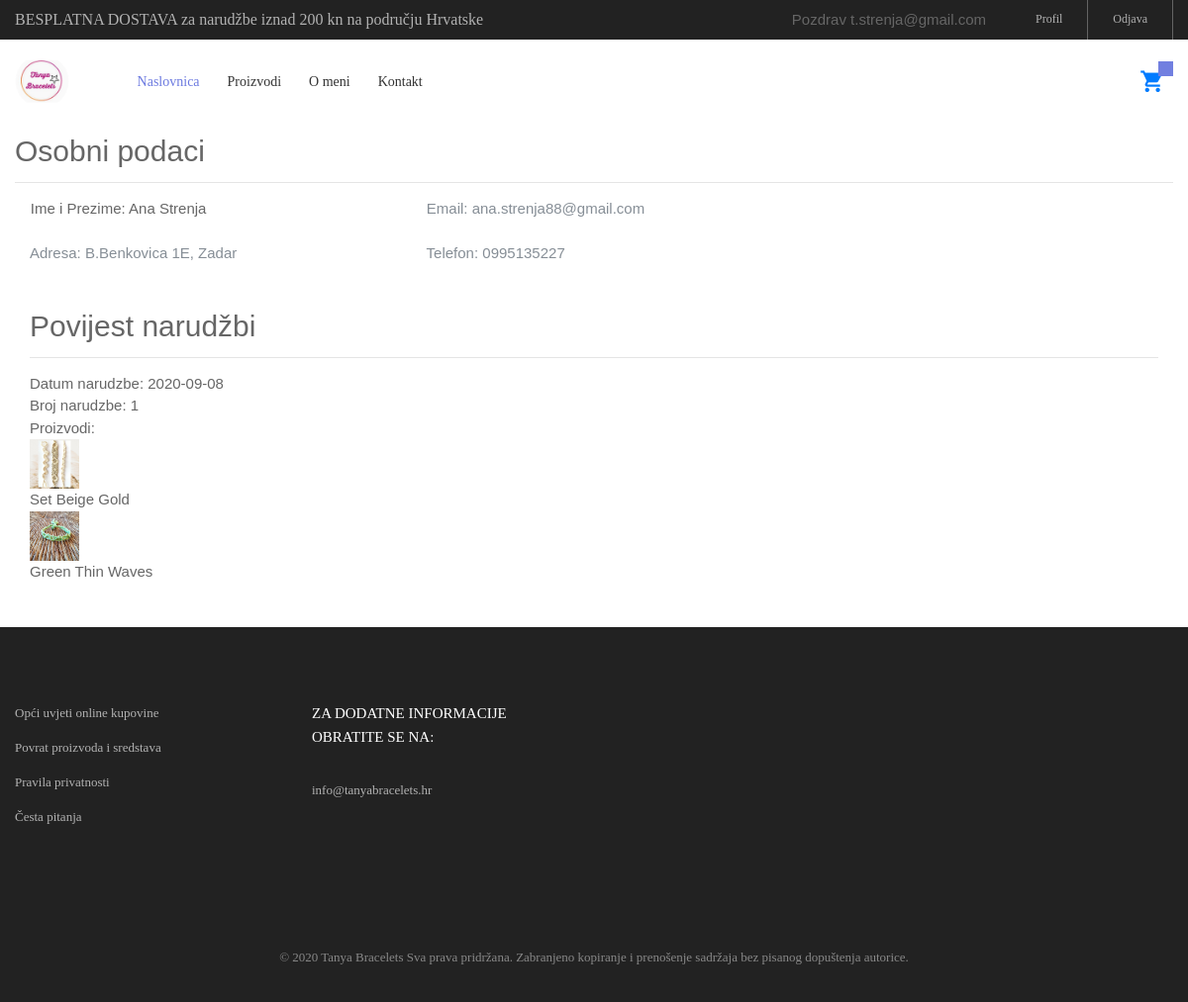
Page /profile/ana.strenja88@gmail.com (signed in) on the committed database.
### main.py (models this page shows, shortened)
class Customer (UserMixin, db.Model):
   __tablename__= "customer"
   id = db.Column(db.Integer, primary_key=True)
   name = db.Column(db.String(100), nullable=False)
   surname = db.Column(db.String(100), nullable=False)
   email = db.Column(db.String, nullable=False)
   password = db.Column(db.Integer, nullable=False)
   telephone = db.Column(db.String, nullable=False)
   address = db.Column(db.String(200))
   shopping_cart = db.relationship('Shopping_cart', backref='customer', uselist=False)

class Order(db.Model):
   __tablename__= "order"
   id = db.Column(db.Integer, primary_key=True)
   create_date = db.Column(db.Date)
   update_date = db.Column(db.Date)
   payment_method = db.Column(db.String, nullable=False)
   total = db.Column(db.Numeric(3,2), nullable=False)
   order_number = db.Column(db.Integer, nullable=False)
   customer_id = db.Column(db.Integer, db.ForeignKey('customer.id'), nullable=False)
   products = db.relationship('Product', secondary=order_product, backref=db.backref('orders', lazy='dynamic'))

class Product(db.Model):
   __tablename__= "product"
   id = db.Column(db.Integer, primary_key=True)
   name = db.Column(db.String, unique=True, nullable=False)
   web_name = db.Column(db.String, unique=True)
   category_id = db.Column(db.Integer, db.ForeignKey('category.id'), nullable=True)
   price = db.Column(db.Numeric(3,2), nullable=False)
   image = db.Column(db.String, nullable=False)
   images = db.relationship('ProductImage', backref='product')
   shopping_cart = db.relationship('Shopping_cart', backref='product',)

### main.py (the view)
@app.route('/profile/<email>')
@login_required
def profile(email):
   customer = Customer.query.filter_by(email=email).first()
   result = Order.query.filter(Order.customer_id==customer.id).first()
   return render_template('profile.html', customer=customer, result=result)

### main.py (called while the page is built)
@login.user_loader
def load_user(id):
    return Customer.query.get(int(id))

### templates/profile.html
{% extends "base.html" %}
{% block body %}
<div class= " " style="margin-top: 8%;">
    <div class="container thumbs">
        <div class="content-section">
            <h2>Osobni podaci</h2>
            <hr/>
        <div class="row">
            <div class="col-sm-4">
                <p><i class="fa fa-user"></i> Ime i Prezime: {{customer.name}} {{customer.surname}}</p>
                <br>
                <p class="text-secondary"><i class="fa fa-address-card"></i> Adresa: {{customer.address}}</p>
            </div>
            <div class="col-sm-4">
                <p class="text-secondary"><i class="fa fa-envelope"></i>  Email: {{customer.email}}</p>
                <br>
                <p class="text-secondary"><i class="fa fa-phone"></i> Telefon: {{customer.telephone}}</p>
            </div>
        </div>
        <br> <br>
        <div class="container thumbs">
            <div class="content-section">
                <h2>Povijest narudžbi</h2>
                <hr/>
            <div class="row">
            <div class="col-sm-12">
                <p>Datum narudzbe: {{result.create_date}}</p>
                <p>Broj narudzbe: {{result.order_number}}</p>
                <p>Proizvodi:</p>
                {% for i in result.products %}
                <img src="/{{i.image}}" style="width: 50px; height: 50px;">
                <p>{{i.web_name}}</p>
                {% endfor %}
            </div>
        </div>
            </div>
        </div>
        <br>
        <br>
        </div>
    </div>
</div>
{% endblock %}

### templates/base.html (shortened to what this page needs)
<!DOCTYPE html>
<html lang="en">
<html>
  <head>
    {% block head %}
    <link rel="stylesheet" type="text/css" href="/static/vendor/bootstrap/css/bootstrap.min.css">
    <link rel="stylesheet" type="text/css" href="/static/fonts/font-awesome-4.7.0/css/font-awesome.min.css">
    <link rel="stylesheet" type="text/css" href="/static/fonts/iconic/css/material-design-iconic-font.min.css">
    <link rel="stylesheet" type="text/css" href="/static/fonts/linearicons-v1.0.0/icon-font.min.css">
    <link rel="stylesheet" type="text/css" href="/static/vendor/animate/animate.css">
    <link rel="stylesheet" type="text/css" href="/static/vendor/css-hamburgers/hamburgers.min.css">
    <link rel="stylesheet" type="text/css" href="/static/vendor/animsition/css/animsition.min.css">
    <link rel="stylesheet" type="text/css" href="/static/vendor/select2/select2.min.css">
    <link rel="stylesheet" type="text/css" href="/static/vendor/daterangepicker/daterangepicker.css">
    <link rel="stylesheet" type="text/css" href="/static/vendor/slick/slick.css">
    <link rel="stylesheet" type="text/css" href="/static/vendor/MagnificPopup/magnific-popup.css">
    <link rel="stylesheet" type="text/css" href="/static/vendor/perfect-scrollbar/perfect-scrollbar.css">
    <link rel="stylesheet" type="text/css" href="/static/css/util.css">
    <link rel="stylesheet" type="text/css" href="/static/css/main.css">
    {% endblock %}
  </head>
<body>
    <body class="animsition">
      <header>
        <div class="container-menu-desktop">
          <div class="top-bar">
            <div class="content-topbar flex-sb-m h-full container">
              <div class="left-top-bar" style="font-size: medium;">
                BESPLATNA DOSTAVA za narudžbe iznad 200 kn na području Hrvatske
              </div>
              {% if current_user.email %}
              <div class="right-top-bar flex-w h-full">
                <div class="flex-c-m trans-04 p-lr-25">
                 Pozdrav {{ current_user.email}}
                </div>
                <a href="{{ url_for('profile', email=current_user.email) }} " class="flex-c-m trans-04 p-lr-25">
                  Profil
                </a>
                <a href="/logout" class="flex-c-m trans-04 p-lr-25">
                  Odjava
                </a>
              </div>
                {% endif %}
            </div>
          </div>
          <div class="wrap-menu-desktop">
            <nav class="limiter-menu-desktop container">
              <a href="#" class="logo">
                <img src="/static/images/icons/logoIcon.png" alt="IMG-LOGO">
              </a>
              <div class="menu-desktop">
                <ul class="main-menu">
                  <li class="active-menu">
                    <a href="/">Naslovnica</a>
                  </li>
                  <li>
                    <a href="/product">Proizvodi</a>
                  </li>
                  <li>
                    <a href="/about">O meni</a>
                  </li>
                  <li>
                    <a href="/contact">Kontakt</a>
                  </li>
                </ul>
              </div>
              <div class="wrap-icon-header flex-w flex-r-m">
    {% set count= session["cartQuantity"] %}
                <div class="icon-header-item cl2 hov-cl1 trans-04 p-l-22 p-r-11 icon-header-noti js-show-cart" data-notify="{{count}}">
                <a href="/shopping_cart" ><i class="zmdi zmdi-shopping-cart"></i></a>
                </div>
              </div>
            </nav>
          </div>
        </div>
      </header>
        {% block body %}
        {% endblock %}
    {% block footer  %}
    <footer class="bg3 p-t-75 p-b-32">
      <div class="container">
        <div class="row">
          <div class="col-sm-6 col-lg-3 p-b-50">
            <ul>
              <li class="p-b-10">
                <a href="#" class="stext-107 cl7 hov-cl1 trans-04">
                  Opći uvjeti online kupovine
                </a>
              </li>
              <li class="p-b-10">
                <a href="#" class="stext-107 cl7 hov-cl1 trans-04">
                  Povrat proizvoda i sredstava
                </a>
              </li>
              <li class="p-b-10">
                <a href="#" class="stext-107 cl7 hov-cl1 trans-04">
                  Pravila privatnosti
                </a>
              </li>
              <li class="p-b-10">
                <a href="#" class="stext-107 cl7 hov-cl1 trans-04">
                  Česta pitanja
                </a>
              </li>
            </ul>
          </div>
          <div class="col-sm-6 col-lg-3 p-b-50">
            <h4 class="stext-301 cl0 p-b-30">
              Za dodatne informacije obratite se na:
            </h4>
            <p class="stext-107 cl7 size-201">
              info@tanyabracelets.hr
            </p>
            <div class="p-t-27">
              <a href="https://www.facebook.com/TanyaBracelets1" class="fs-18 cl7 hov-cl1 trans-04 m-r-16">
                <i class="fa fa-facebook"></i>
              </a>
              <a href="https://www.instagram.com/_tanya_bracelets_/?hl=hr" class="fs-18 cl7 hov-cl1 trans-04 m-r-16">
                <i class="fa fa-instagram"></i>
              </a>
            </div>
          </div>
        </div>
        <div class="p-t-40">
          <p class="stext-107 cl6 txt-center">
            © 2020 Tanya Bracelets
            Sva prava pridržana. Zabranjeno kopiranje i prenošenje sadržaja bez pisanog dopuštenja autorice.
          </p>
        </div>
      </div>
    </footer>
   {% endblock %}
</body>
</html>

### static/css/main.css (style rules this page uses)
.container { max-width: 1380px; }
@media (max-width: 1600px) { .container { max-width: 1200px; } }
.container-menu-desktop { height: auto; width: 100%; position: relative; -webkit-transition: all 0.3s; -o-transition: all 0.3s; -moz-transition: all 0.3s; transition: all 0.3s; }
.top-bar { height: 40px; background-color: #222; }
.left-top-bar { font-family: Poppins-Regular; font-size: 12px; line-height: 1.8; color: #b2b2b2; }
.right-top-bar a { font-family: Poppins-Regular; font-size: 12px; line-height: 1.8; height: 100%; color: #b2b2b2; border-right: 1px solid rgba(255,255,255,0.3); }
.wrap-menu-desktop { position: fixed; z-index: 1100; background-color: transparent; width: 100%; height: 84px; top: 40px; left: 0px; -webkit-transition: height 0.3s, background-color 0.3s; -o-transition: height 0.3s, background-color 0.3s; -moz-transition: height 0.3s, background-color 0.3s; transition: height 0.3s, background-color 0.3s; }
.limiter-menu-desktop { height: 100%; display: -webkit-box; display: -webkit-flex; display: -moz-box; display: -ms-flexbox; display: flex; align-items: center; background-color: transparent; }
.logo { display: -webkit-box; display: -webkit-flex; display: -moz-box; display: -ms-flexbox; display: flex; align-items: center; height: 65%; margin-right: 55px; }
.logo img { max-width: 100%; max-height: 100%; }
.menu-desktop { display: -webkit-box; display: -webkit-flex; display: -moz-box; display: -ms-flexbox; display: flex; align-items: center; height: 100%; }
.main-menu { list-style-type: none; margin: 0; display: -webkit-box; display: -webkit-flex; display: -moz-box; display: -ms-flexbox; display: flex; align-items: center; }
.main-menu > li { display: block; position: relative; padding: 20px 10px 20px 0px; margin: 0px 4px 0px 14px; }
.main-menu > li > a { font-family: Poppins-Medium; font-size: 14px; color: #333; padding: 5px 0px; transition: all 0.4s; -webkit-transition: all 0.4s; -o-transition: all 0.4s; -moz-transition: all 0.4s; }
.wrap-icon-header { flex-grow: 1; }
.icon-header-item { position: relative; font-size: 26px; line-height: 1; cursor: pointer; }
.icon-header-noti::after { content: attr(data-notify); font-family: Poppins-Regular; font-size: 12px; color: #fff; line-height: 15px; text-align: center; display: block; position: absolute; top: -7px; right: 0; min-width: 15px; height: 15px; padding: 0 3px; background-color: #717fe0; }
.main-menu > li.active-menu > a { color: #6c7ae0; }
.cl0 { color: #fff; }
.cl2 { color: #333; }
.cl6 { color: #888; }
.cl7 { color: #b2b2b2; }
.stext-107 { font-family: Poppins-Regular; font-size: 13px; line-height: 1.923; }
.stext-301 { font-family: Montserrat-Bold; font-size: 15px; line-height: 1.6; text-transform: uppercase; }
.size-201 { max-width: 270px; }
.bg3 { background-color: #222; }

### rows in the picture
Customer: email "t.strenja@gmail.com"
Customer: name "Ana", surname "Strenja", address "B.Benkovica 1E, Zadar", email "ana.strenja88@gmail.com", telephone "0995135227"
Order: create_date "2020-09-08", order_number "1"
Product: image (picture), web_name "Set Beige Gold"
Product: image (picture), web_name "Green Thin Waves"
